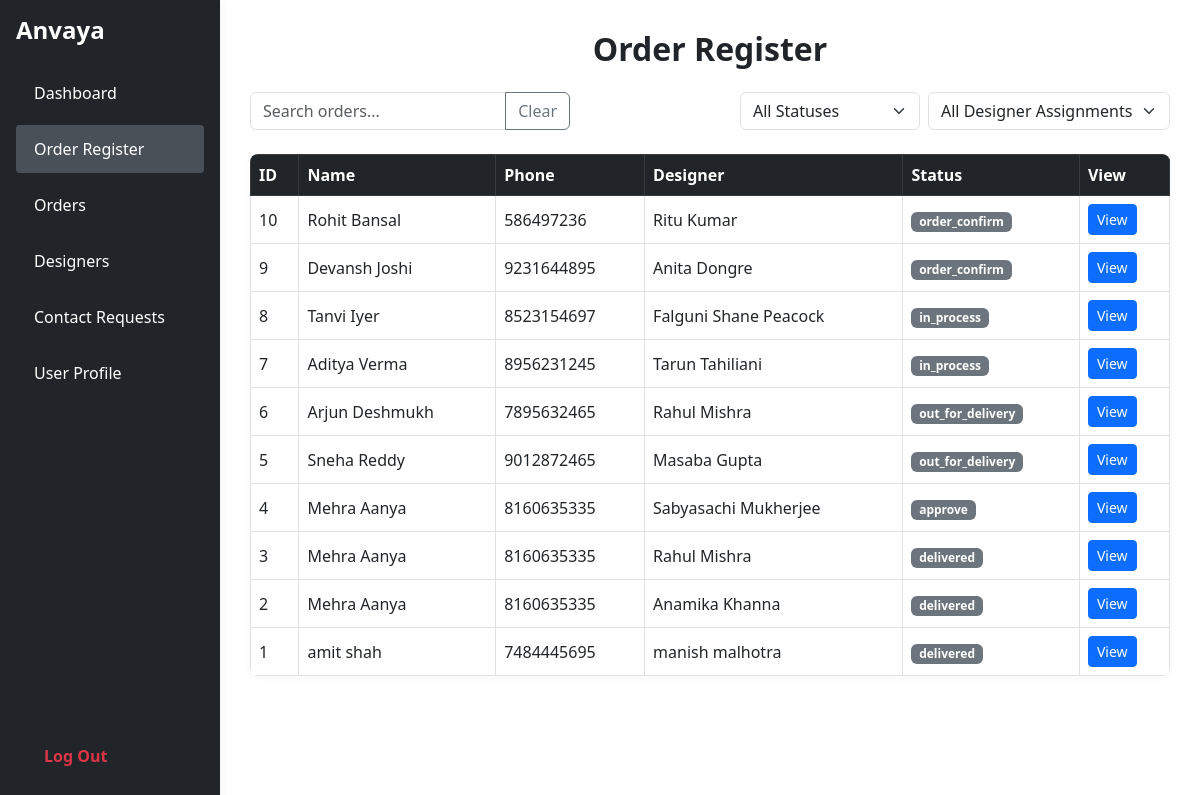
Before: /admin/php/order_register.php (signed in) with the older database file.
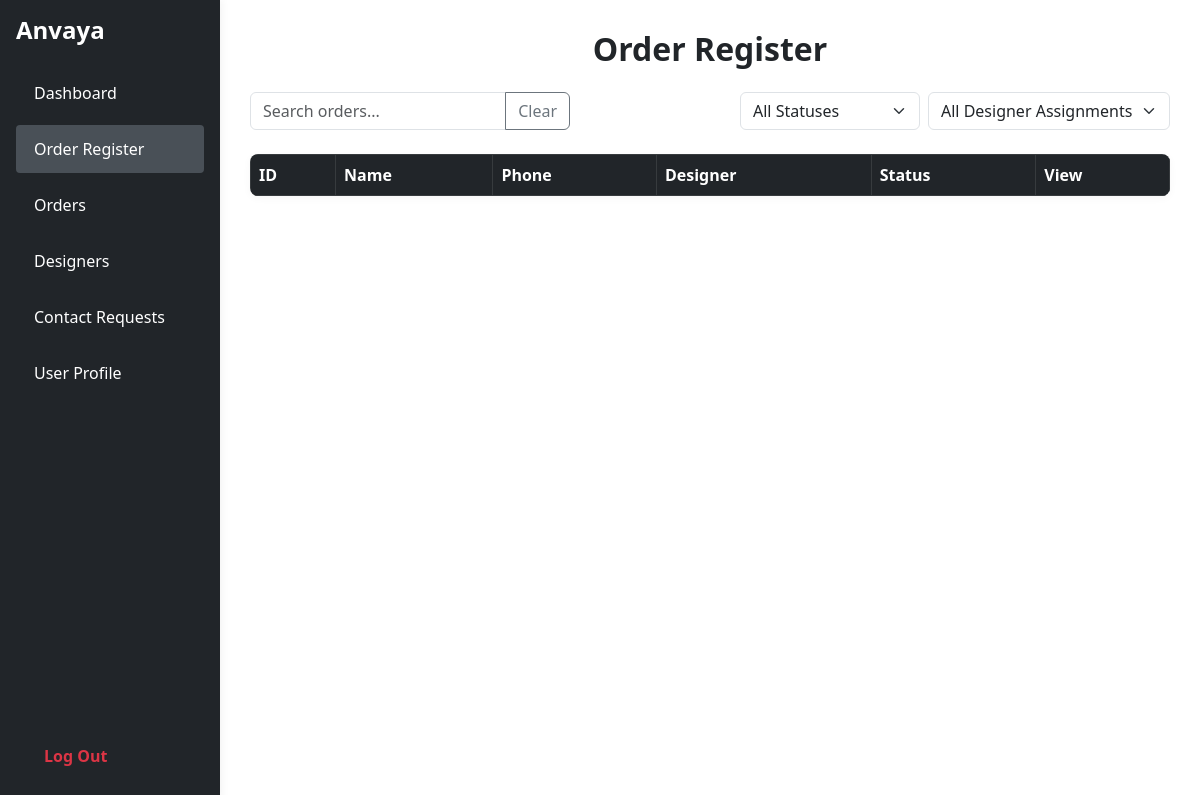
After: the same page with the newer database file.
### tables this page shows
CREATE TABLE `orders` (
  `order_id` int(11) NOT NULL,
  `user_id` int(11) DEFAULT NULL,
  `preference_id` int(11) DEFAULT NULL,
  `designer_id` int(11) DEFAULT NULL,
  `delivery_address` text DEFAULT NULL,
  `status` enum('order_received','order_confirm','in_process','out_for_delivery','delivered','approve','reject') DEFAULT 'order_received',
  `final_style_desc` text DEFAULT NULL,
  `measurement` text DEFAULT NULL,
  `final_price` decimal(10,2) DEFAULT NULL,
  `delivery_date` date DEFAULT NULL,
  `created_at` timestamp NOT NULL DEFAULT current_timestamp()
);

CREATE TABLE `user_design_preferences` (
  `preference_id` int(11) NOT NULL,
  `user_id` int(11) DEFAULT NULL,
  `occasion` varchar(50) DEFAULT NULL,
  `style` varchar(100) DEFAULT NULL,
  `budget` decimal(10,2) DEFAULT NULL,
  `liked_items` text DEFAULT NULL,
  `age` int(11) DEFAULT NULL,
  `height` varchar(20) DEFAULT NULL,
  `approx_size` varchar(20) DEFAULT NULL,
  `colour` varchar(50) DEFAULT NULL,
  `uploaded_photo` varchar(255) DEFAULT NULL,
  `created_at` timestamp NOT NULL DEFAULT current_timestamp()
);

CREATE TABLE `users` (
  `user_id` int(11) NOT NULL,
  `first_name` varchar(50) DEFAULT NULL,
  `last_name` varchar(50) DEFAULT NULL,
  `email` varchar(100) NOT NULL,
  `phone` varchar(20) DEFAULT NULL,
  `password_hash` varchar(255) NOT NULL,
  `created_at` timestamp NOT NULL DEFAULT current_timestamp()
);

CREATE TABLE `designers` (
  `designer_id` int(11) NOT NULL,
  `designer_name` varchar(100) DEFAULT NULL,
  `username` varchar(50) DEFAULT NULL,
  `password_hash` varchar(255) NOT NULL,
  `phone` varchar(20) DEFAULT NULL,
  `email` varchar(100) DEFAULT NULL,
  `created_at` timestamp NOT NULL DEFAULT current_timestamp()
);

### admin/php/order_register.php (the view, shortened to what the changed rows need)
<?php
$is_admin = isset($_SESSION['admin_id']);
$designer_id = isset($_SESSION['designer_id']) ? $_SESSION['designer_id'] : null;
include 'db.php';
?>
<!DOCTYPE html>
<html lang="en">
<head>
  <link rel="stylesheet" href="../css/order_register.css">
  <link href="https://cdn.jsdelivr.net/npm/bootstrap@5.3.0/dist/css/bootstrap.min.css" rel="stylesheet">
</head>
<body>
  <div class="admin-layout d-flex">
    <div class="container main-content">
      <h2 class="mb-4 fw-bold text-center">Order Register</h2>
      <?php
      if ($is_admin) {
        $sql = "
    SELECT
        udp.preference_id AS order_id,
        CONCAT(u.first_name, ' ', u.last_name) AS name,
        u.phone AS phone_number,
        udp.occasion,
        udp.style,
        udp.budget,
        udp.liked_items AS selected_products,
        udp.uploaded_photo AS images,
        udp.age,
        udp.height,
        udp.approx_size AS size,
        udp.colour AS color,
        o.designer_id,
        d.designer_name,
        o.status
    FROM user_design_preferences udp
    JOIN users u ON udp.user_id = u.user_id
    LEFT JOIN orders o ON o.preference_id = udp.preference_id
    LEFT JOIN designers d ON o.designer_id = d.designer_id
    ORDER BY udp.preference_id DESC
    ";
        $result = $conn->query($sql);
      } else if ($designer_id) {
        $sql = "
    SELECT
        udp.preference_id AS order_id,
        CONCAT(u.first_name, ' ', u.last_name) AS name,
        u.phone AS phone_number,
        udp.occasion,
        udp.style,
        udp.budget,
        udp.liked_items AS selected_products,
        udp.uploaded_photo AS images,
        udp.age,
        udp.height,
        udp.approx_size AS size,
        udp.colour AS color,
        o.designer_id,
        d.designer_name,
        o.status
    FROM user_design_preferences udp
    JOIN users u ON udp.user_id = u.user_id
    LEFT JOIN orders o ON o.preference_id = udp.preference_id
    LEFT JOIN designers d ON o.designer_id = d.designer_id
    WHERE o.designer_id = $designer_id
    ORDER BY udp.preference_id DESC
    ";
        $result = $conn->query($sql);
      }
      $orders = [];
      if ($result && $result->num_rows > 0) {
        while ($row = $result->fetch_assoc()) {
          $orders[] = [
            'id' => $row['order_id'],
            'name' => $row['name'],
            'phone_number' => $row['phone_number'],
            'occasion' => $row['occasion'],
            'style' => $row['style'],
            'budget' => $row['budget'],
            'selected_products' => $row['selected_products'],
            'images' => explode(',', $row['images']),
            'age' => $row['age'],
            'height' => $row['height'],
            'size' => $row['size'],
            'color' => $row['color'],
            'designer' => $row['designer_name'],
            'status' => $row['status']
          ];
        }
      }
      ?>
      <div id="order-list">
        <table class="table table-bordered align-middle">
          <thead class="table-dark">
            <tr>
              <th>ID</th>
              <th>Name</th>
              <th>Phone</th>
              <th>Designer</th>
              <th>Status</th>
              <th>View</th>
            </tr>
          </thead>
          <tbody id="orderTableBody">
            <?php foreach ($orders as $order): ?>
              <tr>
                <td><?= $order['id'] ?></td>
                <td><?= htmlspecialchars($order['name']) ?></td>
                <td>
                  <?php
                  $phone = isset($order['phone_number']) ? htmlspecialchars($order['phone_number']) : '9876543210';
                  $phone_digits = preg_replace('/[^0-9]/', '', $phone);
                  if (strlen($phone_digits) >= 10) {
                    echo '<a href="https://wa.me/91' . substr($phone_digits, -10) . '" target="_blank" style="color:inherit;text-decoration:none;">' . $phone . '</a>';
                  } else {
                    echo $phone;
                  }
                  ?>
                </td>
                <td>
                  <?php
                  echo !empty($order['designer']) ? htmlspecialchars($order['designer']) : '&mdash;';
                  ?>
                </td>
                <td><span
                    class="badge <?= $order['status'] === 'Approved' ? 'bg-success' : ($order['status'] === 'Rejected' ? 'bg-danger' : 'bg-secondary') ?>"><?= $order['status'] ?></span>
                </td>
                <td><button class="btn btn-primary btn-sm view-btn" data-order-id="<?= $order['id'] ?>">View</button></td>
              </tr>
            <?php endforeach; ?>
          </tbody>
        </table>
      </div>
    </div>
  </div>
</body>
</html>

Changed rows visible on the page:
removed orders: preference.preference_id "10", name "Rohit Bansal", user.phone "586497236", designer.designer_name "Ritu Kumar", status "order_confirm"
removed orders: preference.preference_id "9", name "Devansh Joshi", user.phone "9231644895", designer.designer_name "Anita Dongre", status "order_confirm"
removed orders: preference.preference_id "8", name "Tanvi Iyer", user.phone "8523154697", designer.designer_name "Falguni Shane Peacock", status "in_process"
removed orders: preference.preference_id "7", name "Aditya Verma", user.phone "8956231245", designer.designer_name "Tarun Tahiliani", status "in_process"
removed orders: preference.preference_id "6", name "Arjun Deshmukh", user.phone "7895632465", designer.designer_name "Rahul Mishra", status "out_for_delivery"
removed orders: preference.preference_id "5", name "Sneha Reddy", user.phone "9012872465", designer.designer_name "Masaba Gupta", status "out_for_delivery"
removed orders: preference.preference_id "4", name "Mehra Aanya", user.phone "8160635335", designer.designer_name "Sabyasachi Mukherjee", status "approve"
removed orders: preference.preference_id "3", name "Mehra Aanya", user.phone "8160635335", designer.designer_name "Rahul Mishra", status "delivered"
removed orders: preference.preference_id "2", name "Mehra Aanya", user.phone "8160635335", designer.designer_name "Anamika Khanna", status "delivered"
removed orders: preference.preference_id "1", name "amit shah", user.phone "7484445695", designer.designer_name "manish malhotra", status "delivered"
